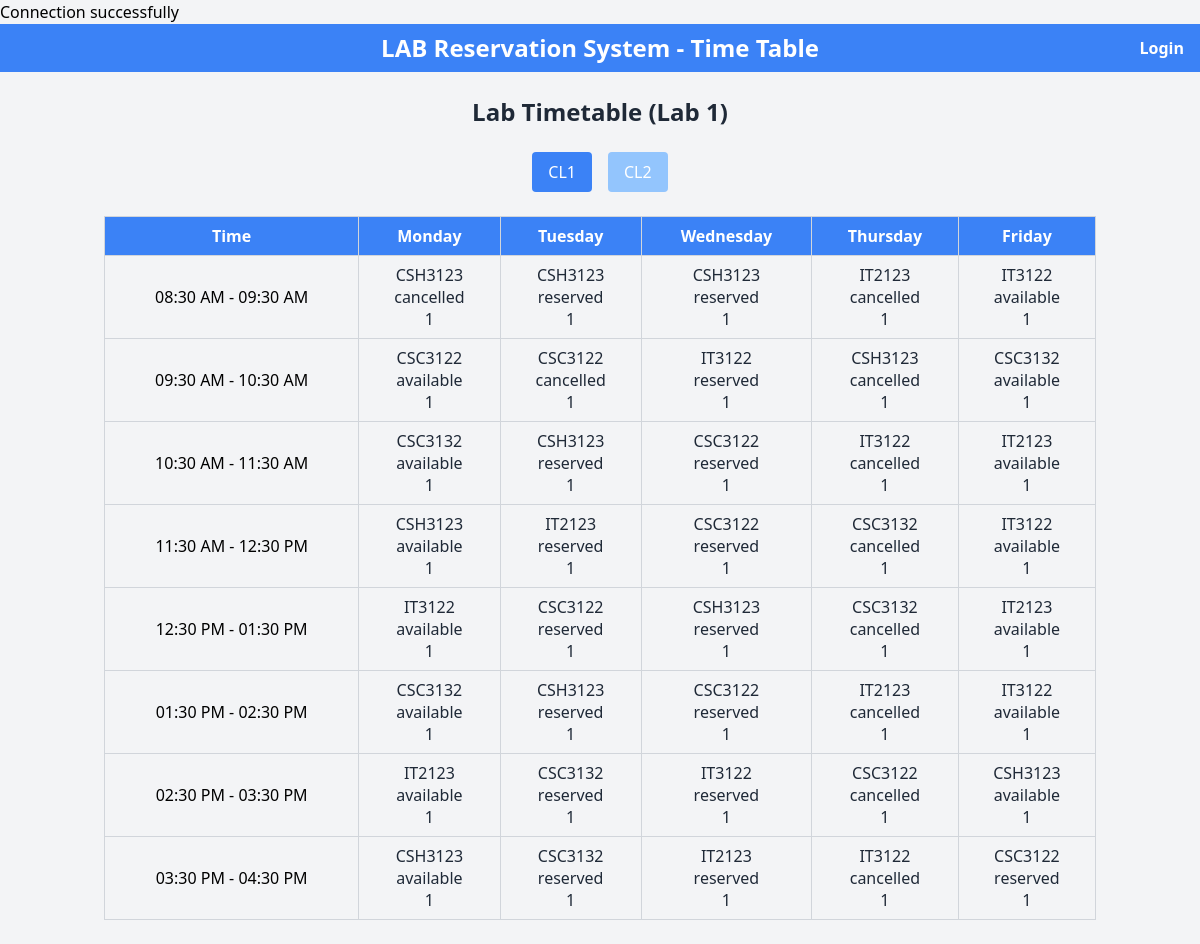
Before: / with the older database file.
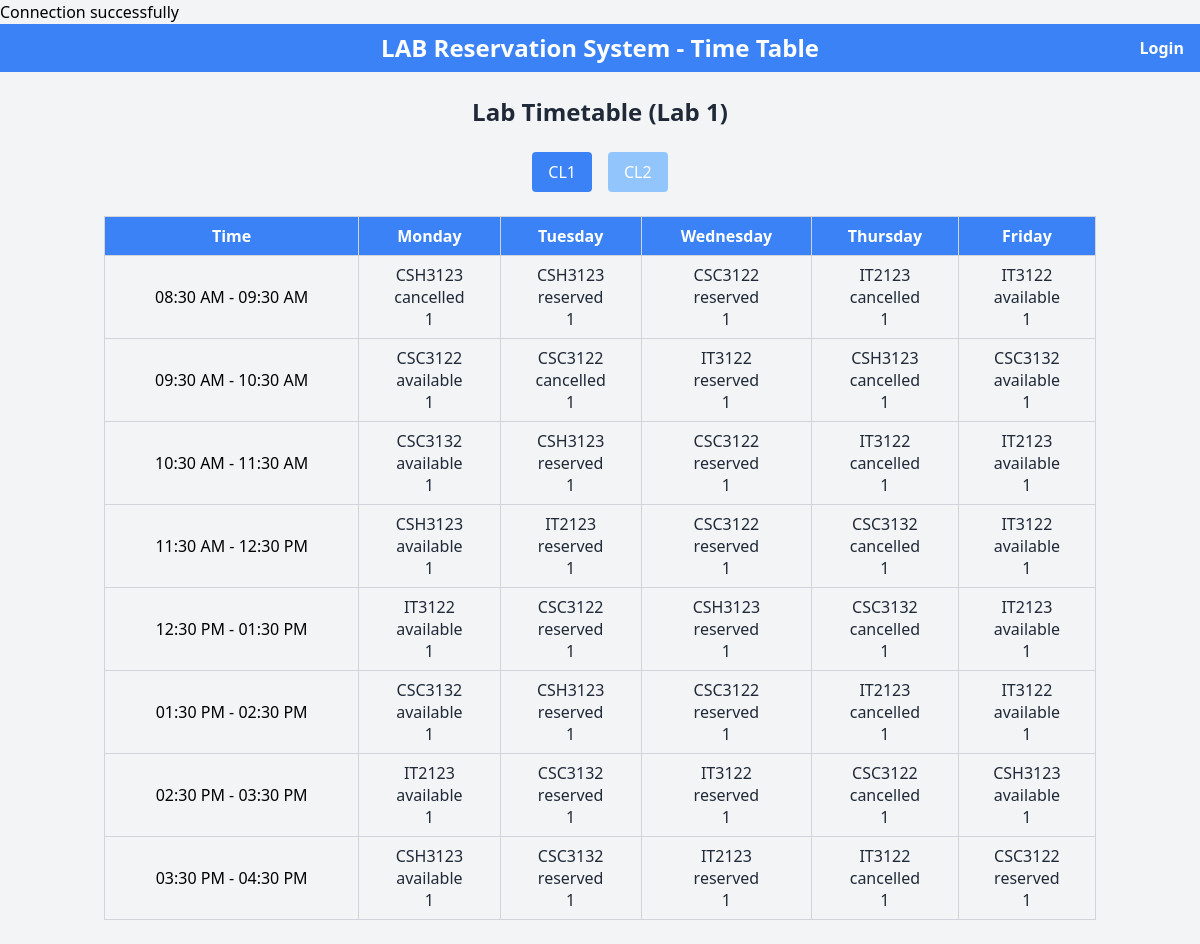
After: the same page with the newer database file.
### tables this page shows
CREATE TABLE `timetable_slots` (
  `id` int(11) NOT NULL,
  `day_of_week` enum('Monday','Tuesday','Wednesday','Thursday','Friday') NOT NULL,
  `start_time` time DEFAULT NULL,
  `end_time` time DEFAULT NULL,
  `lab_id` int(11) NOT NULL,
  `subject_code` varchar(8) DEFAULT NULL,
  `status` enum('available','reserved','cancelled') DEFAULT 'available'
);

### index.php (the view, shortened to what this page needs)
<?php
require 'conf/dbconf.php';
function initializeTimetable($days, $hours) {
    $timetable = [];
    foreach ($days as $day) {
        $timetable[$day] = [];
        foreach ($hours as $hour) {
            $start = sprintf('%02d:30:00', $hour);
            $end = sprintf('%02d:30:00', $hour + 1);
            $timetable[$day][] = [
                'start_time' => $start,
                'end_time' => $end,
                'status' => 'available',
                'subject_code' => null,
                'id' => null,
                'day_of_week' => $day
            ];
        }
    }
    return $timetable;
}
function fetchTimetableData($conn, $lab_id) {
    $stmt = $conn->prepare(<<<SQL
        SELECT day_of_week, start_time, end_time, status, subject_code, id,lab_id
        FROM timetable_slots
        WHERE lab_id = ?
        ORDER BY FIELD(day_of_week, 'Monday', 'Tuesday', 'Wednesday', 'Thursday', 'Friday'), start_time
    SQL);
    $stmt->bind_param("i", $lab_id);
    $stmt->execute();
    return $stmt->get_result();
}
function renderTimetable($days, $timetable, $hours) {
    echo "<table class='table-auto w-full border-collapse border border-gray-300'>";
    echo "<thead><tr class='bg-blue-500 text-white'>";
    echo "<th class='border border-gray-300 px-4 py-2'>Time</th>";
    foreach ($days as $day) {
        echo "<th class='border border-gray-300 px-4 py-2'>{$day}</th>";
    }
    echo "</tr></thead><tbody>";
    foreach ($hours as $hour) {
        $start_time = sprintf('%02d:30:00', $hour);
        $end_time = sprintf('%02d:30:00', $hour + 1);
        echo "<tr>";
        echo "<td class='border border-gray-300 px-4 py-2 text-center'>" . date('h:i A', strtotime($start_time)) . " - " . date('h:i A', strtotime($end_time)) . "</td>";
        foreach ($days as $day) {
            $slot = array_filter($timetable[$day], fn($s) => $s['start_time'] === $start_time);
            $slot = current($slot) ?: ['status' => 'available', 'subject_code' => null, 'id' => null, 'start_time' => $start_time, 'day_of_week' => $day];
            $display_status = $slot['status'];
            $display_subject = $slot['subject_code'] ?? '';
            $display_labid = $slot['lab_id'] ?? '';
            echo "<td class='hover:bg-gray-100 border border-gray-300 px-4 py-2 text-center'>";
            echo "<div class='font-medium text-gray-800'>{$display_subject}</div>";
            echo "<div class='font-medium text-gray-800'>{$display_status}</div>";
            echo "<div class='font-medium text-gray-800'>{$display_labid}</div>";
            echo "</td>";
        }
        echo "</tr>";
    }
    echo "</tbody></table>";
}
$lab_id = isset($_GET['lab_id']) ? intval($_GET['lab_id']) : 1;
$days = ['Monday', 'Tuesday', 'Wednesday', 'Thursday', 'Friday'];
$hours = range(8, 15);
$timetable = initializeTimetable($days, $hours);
$result = fetchTimetableData($conn, $lab_id);
updateTimetable($timetable, $result);
?>
<!DOCTYPE html>
<html lang="en">
<head>
    <script src="https://cdn.tailwindcss.com"></script>
</head>
<body class="bg-gray-100 font-sans">
<div class="bg-blue-500 text-white p-2 text-center text-2xl font-bold relative">
    <span class="block">LAB Reservation System - Time Table</span>
    <a href="public/login/login.php" class="absolute right-4 top-1/2 transform -translate-y-1/2 text-white text-base">Login</a>
</div>
<div class="container mx-auto px-4 py-6">
    <h1 class="text-2xl font-bold text-center text-gray-800 mb-6">Lab Timetable (Lab <?php echo $lab_id; ?>)</h1>
    <div class="flex justify-center space-x-4 mb-6">
        <a href="index.php?lab_id=1" class="bg-blue-<?php echo ($lab_id == 1) ? '500' : '300'; ?> text-white px-4 py-2 rounded hover:bg-blue-600">CL1</a>
        <a href="index.php?lab_id=2" class="bg-blue-<?php echo ($lab_id == 2) ? '500' : '300'; ?> text-white px-4 py-2 rounded hover:bg-blue-600">CL2</a>
    </div>
    <?php renderTimetable($days, $timetable, $hours); ?>
</div>
</body>
</html>

Changed rows visible on the page:
changed timetable_slots (number 3 of 40 on the later page): subject_code "CSH3123" → "CSC3122"
